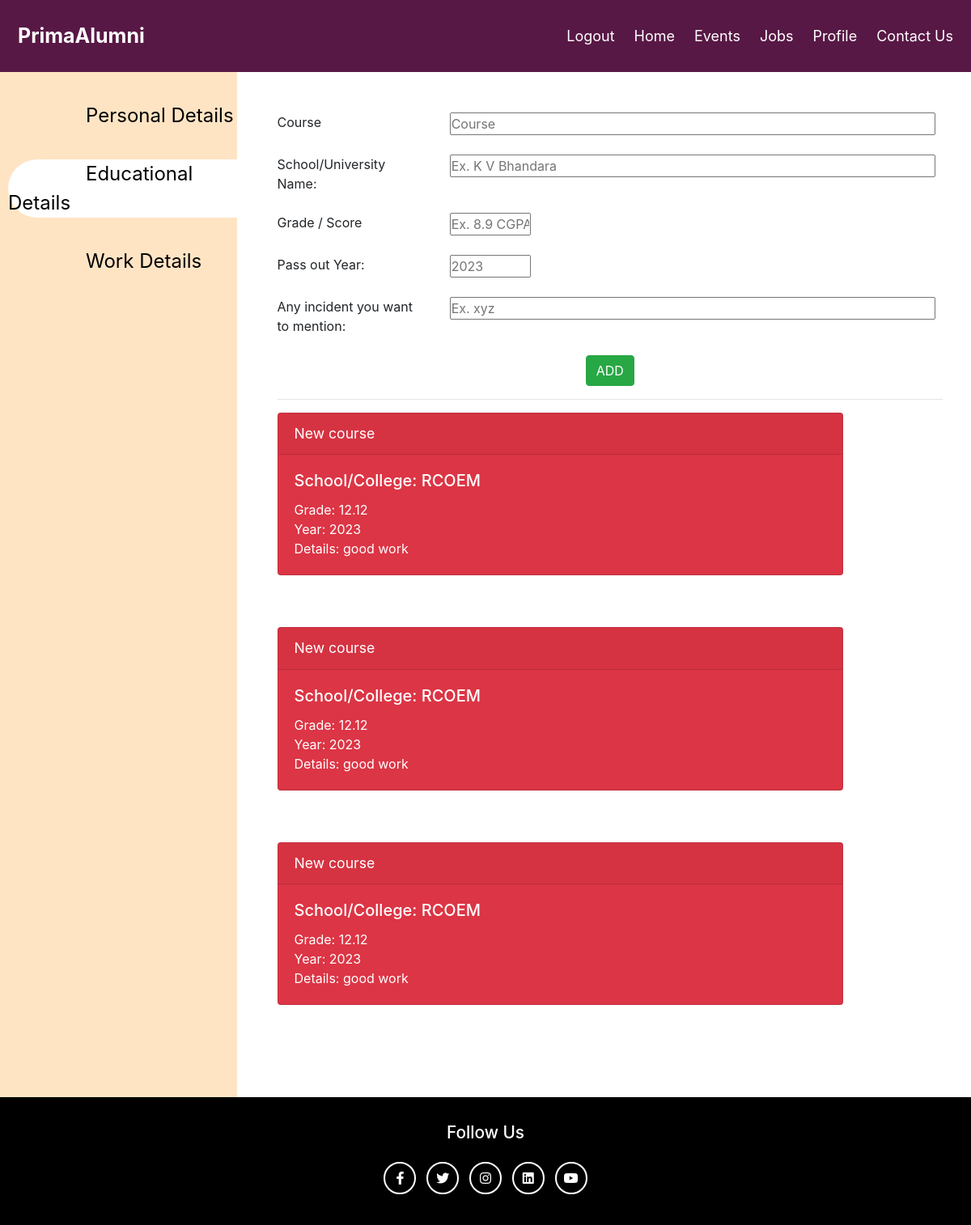
The app's page /edu.php (signed in) with its own data.
### tables this page shows
CREATE TABLE IF NOT EXISTS `edudata` (
  `cname` text NOT NULL,
  `sname` text NOT NULL,
  `score` text NOT NULL,
  `year` text NOT NULL,
  `detail` text NOT NULL,
  `username` varchar(50) NOT NULL
);

### edu.php (the view, shortened to what this page needs)
<!DOCTYPE html>
<html lang="en">
<head>
    <link rel="stylesheet" href="style.css">
    <link rel="stylesheet" href="https://cdnjs.cloudflare.com/ajax/libs/font-awesome/5.13.1/css/all.min.css">
    <link rel="stylesheet" href="https://maxcdn.bootstrapcdn.com/bootstrap/4.5.2/css/bootstrap.min.css">
</head>
<div class="header">
  <a href="#default" class="logo">PrimaAlumni</a>
  <div class="header-right">
    <a id="logout" href="./logout.php">Logout</a>
    <a id="welcome" href="./welcome.php">Home</a>
    <a href="./EventDetails.php">Events</a>
    <a href="./jobsDetails.php">Jobs</a>
    <a href="./personal.php">Profile</a>
    <a href="./index.php">Contact Us</a>
  </div>
</div>
<body>
        <div class="row">
          <div class="col-md-3" style="background-color: bisque;  font-size: 150%; padding-left: 25px; padding-right: 0px;" >
              <nav class="navbar-collapse fixed-left" >
                <ul class="navbar-nav">
                  <br>
                  <div>
                    <li class="nav-item">
                      <a href="personal.php" style="text-decoration:none; color:black;">
                        &emsp;&emsp;&emsp;&emsp;Personal Details
                      </a>
                    </li>
                  </div>
                  <br>
                  <div style="background-color: white; border-radius: 50px 0px 0px 50px ">
                    <li class="nav-item">
                      <a href="edu.php" style="text-decoration:none; color:black;">
                        &emsp;&emsp;&emsp;&emsp;Educational Details
                      </a>
                    </li>
                  </div>
                  <br>
                  <div>
                    <li class="nav-item">
                      <a href="work.php" style="text-decoration:none; color:black;">
                        &emsp;&emsp;&emsp;&emsp;Work Details
                      </a>
                    </li>
                  </div>
                  <br>
                </ul>
              </nav>
          </div>
            <div class="col" style="padding: 50px;">
            <form  Method= "post" action="./edu.php">
              <div class="row">
                <div class="col-md-3">
                  Course
                </div>
                <div class="col">
                  <input type="text" id="Course" name="Course" placeholder="Course" style="width: 600px;">
                </div>
              </div>
              <br>
              <div class="row">
                <div class="col-md-3">
                  School/University Name:
                </div>
                <div class="col">
                  <input type="text" id="School" name="School" placeholder="Ex. K V Bhandara" style="width: 600px;">
                </div>
              </div>
              <br>
              <div class="row">
                <div class="col-md-3">
                  Grade / Score
                </div>
                <div class="col">
                  <input type="text" id="Grade" name="Grade" placeholder="Ex. 8.9 CGPA or 80%" style="width: 100px;">
                </div>
              </div>
              <br>
              <div class="row">
                <div class="col-md-3">
                  Pass out Year:
                </div>
                <div class="col">
                  <input type="text" id="Year" name="Year" placeholder="2023" style="width: 100px;">
                </div>
              </div>
              <br>
              <div class="row">
                <div class="col-md-3">
                  Any incident you want to mention:
                </div>
                <div class="col">
                  <input type="text" id="Desc" name="Desc" placeholder="Ex. xyz" style="width: 600px;">
                </div>
              </div>
              <br>
              <div class="row" style="justify-content: center;">
              <button class="btn btn-success">ADD</button>
              </div>
              <hr>
            </form>
            <?php
            if(isset($_SESSION['loggedin']) || $_SESSION['loggedin']==true)
            {
              $username = $_SESSION['username'];
              $server = "localhost";
              $user = "root";
              $password = "";
              $database = "users";
              $con = mysqli_connect($server, $user, $password, $database);
              $sql = "SELECT * FROM edudata where username='".$username."'";
              $result = $con->query($sql);
              if ($result->num_rows > 0)
              {
                while($row = $result->fetch_assoc())
                {
                  echo '
                      <div class="card text-white bg-danger mb-3" style="max-width:85%;">
                      <div class="card-header" style="font-size:110%">'.$row['cname'].'</div>
                      <div class="card-body">
                        <h5 class="card-title">School/College: '.$row['sname'].'</h5>
                        <p class="card-text">
                          Grade:  '.$row['score'].' <br>
                          Year:    '.$row['year'].'  <br>
                          Details: '.$row['detail'].'
                        </p>
                      </div>
                      </div>
                      <br><br>
                  ';
                }
              }
            }
            ?>
          </div>
        </div>
</body>
<div class = "contact-footer">
        <h3>Follow Us</h3>
        <div class = "social-links">
          <a href = "https://www.facebook.com/PrimaThink" class = "fab fa-facebook-f"></a>
          <a href = "https://twitter.com/primathink" class = "fab fa-twitter"></a>
          <a href = "https://www.instagram.com/primathink/?hl=en" class = "fab fa-instagram"></a>
          <a href = "https://www.linkedin.com/company/primathink/" class = "fab fa-linkedin"></a>
          <a href = "https://www.youtube.com/channel/UCwHxDlYzwlFpl-hZ_WwJ6Vw" class = "fab fa-youtube"></a>
        </div>
      </div>
</html>

### style.css (style rules this page uses)
* { box-sizing: border-box; padding: 0; margin: 0; }
body { font-family: 'Open Sans', sans-serif; line-height: 1.5; }
.contact-footer { padding: 2rem 0; background: #000; }
.contact-footer h3 { font-size: 1.3rem; color: #fff; margin-bottom: 1rem; text-align: center; }
.social-links { display: flex; justify-content: center; }
.social-links a { text-decoration: none; width: 40px; height: 40px; color: #fff; border: 2px solid #fff; border-radius: 50%; display: flex; justify-content: center; align-items: center; margin: 0.4rem; transition: all 0.4s ease; }
.header { overflow: hidden; background-color:#581845; padding: 20px 10px; }
.header a { float: left; color: white; text-align: center; padding: 12px; text-decoration: none; font-size: 18px; line-height: 25px; border-radius: 4px; }
.header a.logo { font-size: 25px; font-weight: bold; }
.header-right { float: right; }

### records on screen
edudata: cname "New course", sname "RCOEM", score "12.12", year "2023", detail "good work"
edudata: cname "New course", sname "RCOEM", score "12.12", year "2023", detail "good work"
edudata: cname "New course", sname "RCOEM", score "12.12", year "2023", detail "good work"
